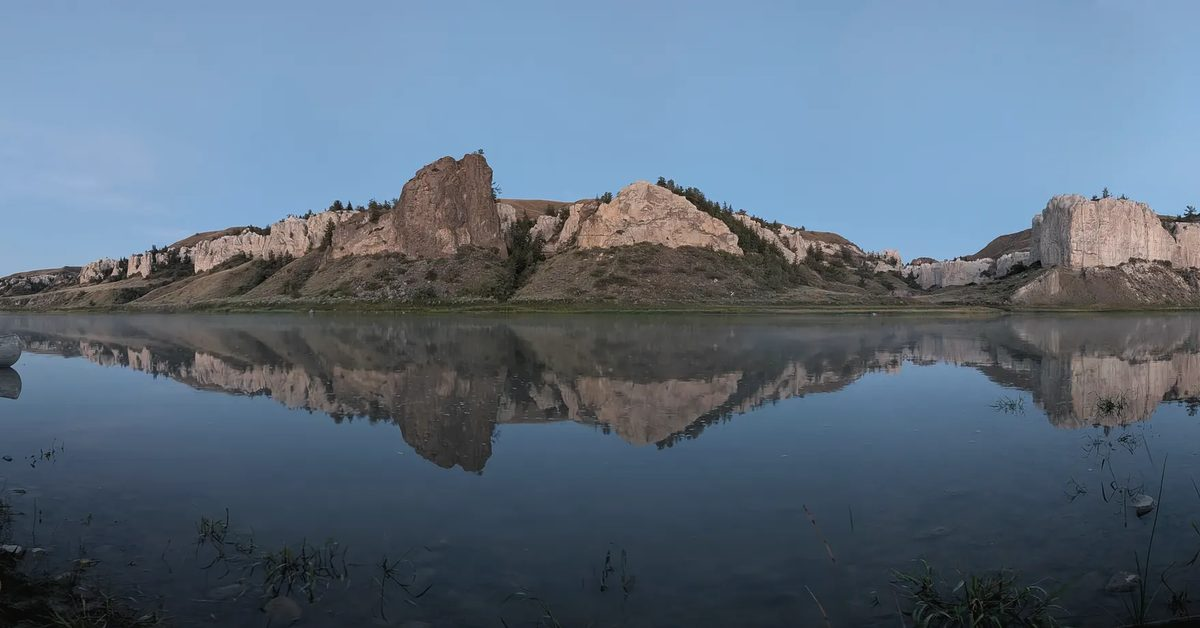
#> input picture img/og.jpg, 1200 x 628 px, given in place of PXL_20260916_123143326.PANO.jpg, which was not available; the run also reads 1 picture not shown here
$ python process_photos.py ../img ../img/p/amanita-1600.webp
#> lines starting #> are read from the running program, lines starting #| are printed output that depends on the picture; pictures that were not available may be replaced by others from this repository, and a replacement may not be noted
"""Resize, crop and lightly grade photos for the site.
Usage: python3 process_photos.py <uploads-root> <site-root>
Writes <site>/img/p/<slug>-<w>.webp and a sizes json used by build.py."""
import json, os, sys
from PIL import Image, ImageOps, ImageEnhance
sys.path.insert(0, os.path.dirname(__file__))
from photos import P

Image.MAX_IMAGE_PIXELS = None
src_root, site = sys.argv[1], sys.argv[2]
out = os.path.join(site, "img", "p"); os.makedirs(out, exist_ok=True)

# Gentle, consistent grade: a touch of matte (lifted blacks, softened whites),
# slightly cooler greens/blues kept, saturation eased so the set reads as one.
LUT = [int(10 + v * (246 - 10) / 255) for v in range(256)]
def grade(im):
    im = ImageEnhance.Contrast(im).enhance(1.06)
    im = ImageEnhance.Color(im).enhance(0.9)
    r, g, b = im.split()
    r = r.point(lambda v: min(255, int(LUT[v] * 1.012)))
    g = g.point(LUT)
    b = b.point(lambda v: int(LUT[v] * 0.985))
    return Image.merge("RGB", (r, g, b))

def crop_to(im, aspect, fx=.5, fy=.5):
    w, h = im.size
    if w / h > aspect:
        nw = int(h * aspect); x = int((w - nw) * fx); return im.crop((x, 0, x + nw, h))
    nh = int(w / aspect); y = int((h - nh) * fy); return im.crop((0, y, w, y + nh))

meta = {}
for p in P:
    path = os.path.join(src_root, p["src"])
    im = ImageOps.exif_transpose(Image.open(path)).convert("RGB")
#> im is the input picture: PIL image 1200x628 RGB; mean R, G, B 91.4, 107.7, 124.6
    if p.get("crop"):
        im = crop_to(im, p["crop"], p.get("fx", .5), p.get("fy", .5))
#> in crop_to, `return im.crop((0, y, w, y + nh))`:
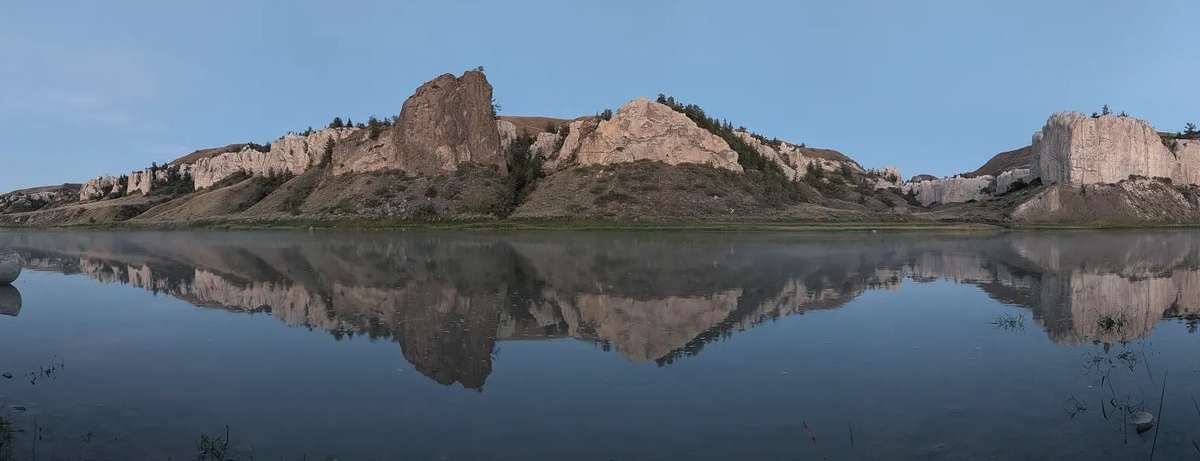
#> returned value: PIL image 1200x461 RGB; mean R, G, B 95.2, 109.4, 124.4
    pano = im.width / im.height > 1.8
#> pano = True
    widths = (1200, 2400) if pano else (800, 1600)
#> widths = (1200, 2400)
    im = grade(im)
#> in grade, `r, g, b = im.split()`:
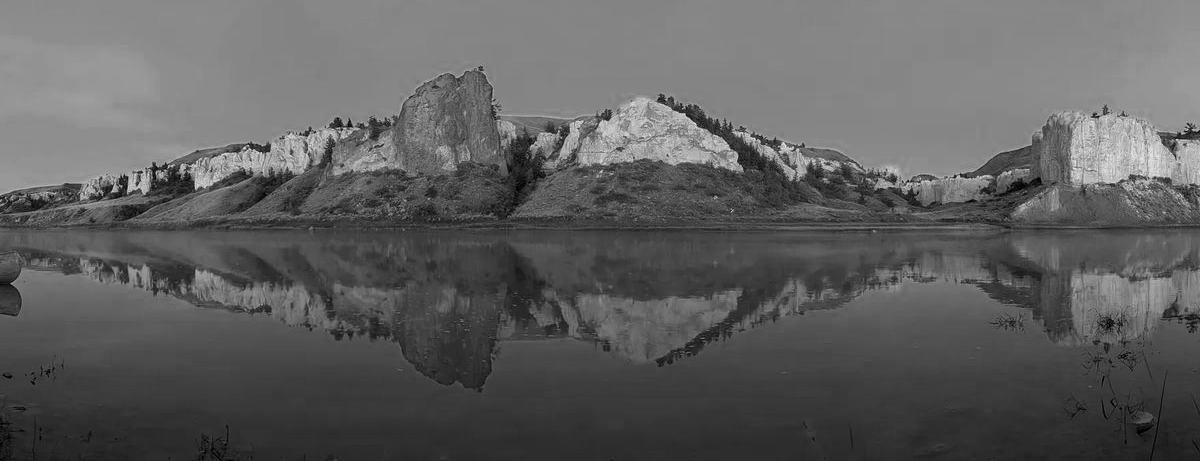
#> r: PIL image 1200x461 L; min 0, max 237, mean 94.8
#> in grade, `r, g, b = im.split()`:
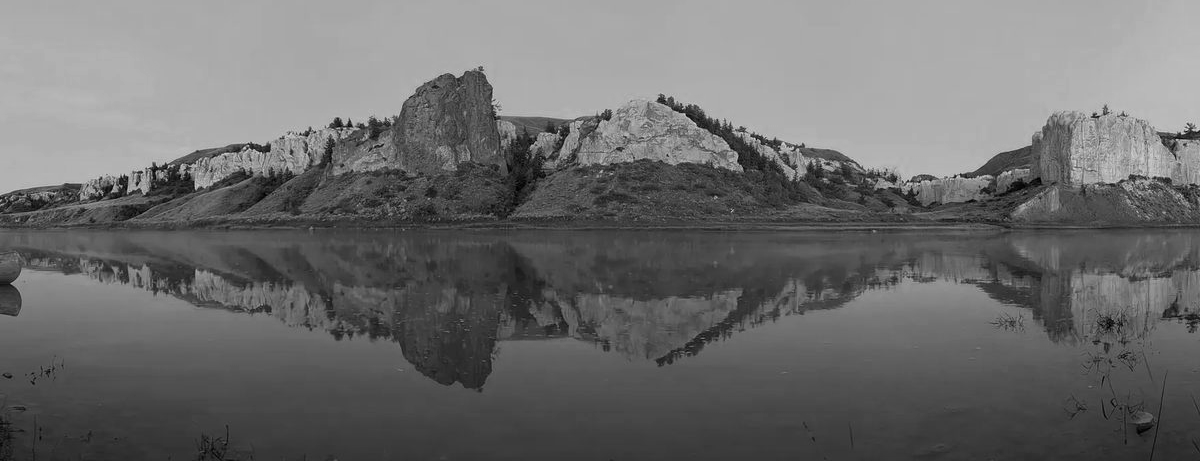
#> g: PIL image 1200x461 L; min 0, max 221, mean 108.4
#> in grade, `r, g, b = im.split()`:
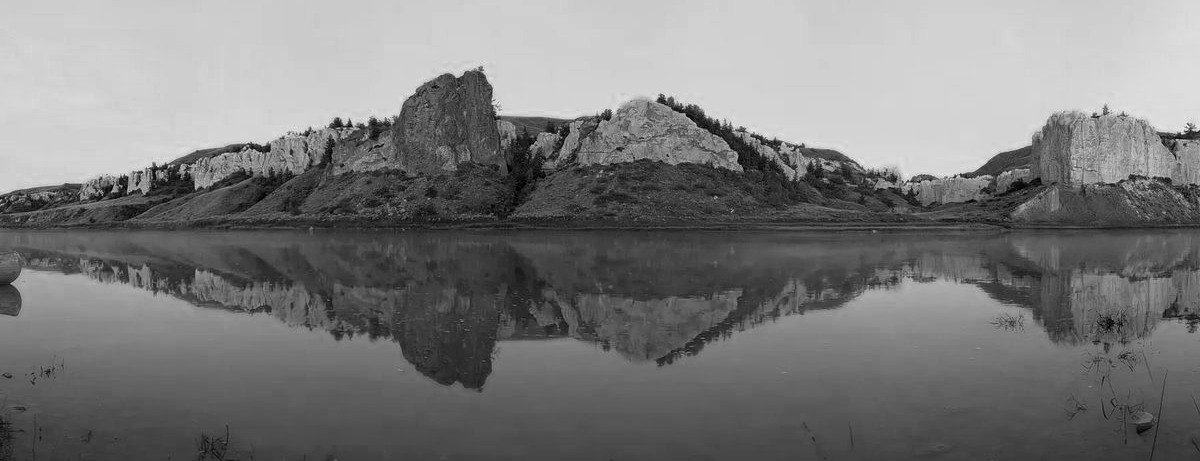
#> b: PIL image 1200x461 L; min 0, max 244, mean 122.7
    made = []
    for w in widths:
        if im.width < w and made:  # don't upscale beyond first size
            continue
        tw = min(w, im.width)
        th = round(im.height * tw / im.width)
        im.resize((tw, th), Image.LANCZOS).save(os.path.join(out, f"{p['slug']}-{w}.webp"), "WEBP", quality=78, method=6)
        made.append((w, tw, th))
#> after the loop, made = [(1200, 1200, 461)]
    meta[p["slug"]] = dict(w=made[-1][1], h=made[-1][2], sizes=[m[0] for m in made])
    print(p["slug"], im.size, [m[0] for m in made])
#| pano-white-cliffs-dawn (1200, 461) [1200]
#> (the run stopped early here; a loop or call above may not have finished)
